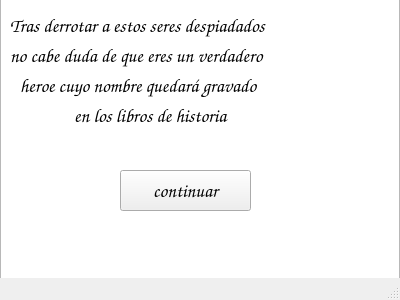
<?xml version="1.0" encoding="UTF-8"?>
<ui version="4.0">
 <class>ganar2</class>
 <widget class="QMainWindow" name="ganar2">
  <property name="geometry">
   <rect>
    <x>0</x>
    <y>0</y>
    <width>400</width>
    <height>300</height>
   </rect>
  </property>
  <property name="minimumSize">
   <size>
    <width>400</width>
    <height>300</height>
   </size>
  </property>
  <property name="maximumSize">
   <size>
    <width>400</width>
    <height>300</height>
   </size>
  </property>
  <property name="windowTitle">
   <string>MainWindow</string>
  </property>
  <widget class="QWidget" name="centralwidget">
   <widget class="QGraphicsView" name="graphicsView">
    <property name="geometry">
     <rect>
      <x>0</x>
      <y>-20</y>
      <width>400</width>
      <height>300</height>
     </rect>
    </property>
    <property name="minimumSize">
     <size>
      <width>400</width>
      <height>300</height>
     </size>
    </property>
    <property name="maximumSize">
     <size>
      <width>400</width>
      <height>300</height>
     </size>
    </property>
   </widget>
   <widget class="QLabel" name="label">
    <property name="geometry">
     <rect>
      <x>10</x>
      <y>10</y>
      <width>381</width>
      <height>31</height>
     </rect>
    </property>
    <property name="font">
     <font>
      <family>Comic Sans MS</family>
      <pointsize>14</pointsize>
      <weight>75</weight>
      <bold>true</bold>
     </font>
    </property>
    <property name="text">
     <string>Tras derrotar a estos seres despiadados </string>
    </property>
   </widget>
   <widget class="QLabel" name="label_2">
    <property name="geometry">
     <rect>
      <x>10</x>
      <y>40</y>
      <width>381</width>
      <height>31</height>
     </rect>
    </property>
    <property name="font">
     <font>
      <family>Comic Sans MS</family>
      <pointsize>14</pointsize>
      <weight>75</weight>
      <bold>true</bold>
     </font>
    </property>
    <property name="text">
     <string>no cabe duda de que eres un verdadero</string>
    </property>
   </widget>
   <widget class="QLabel" name="label_3">
    <property name="geometry">
     <rect>
      <x>20</x>
      <y>70</y>
      <width>341</width>
      <height>31</height>
     </rect>
    </property>
    <property name="font">
     <font>
      <family>Comic Sans MS</family>
      <pointsize>14</pointsize>
      <weight>75</weight>
      <bold>true</bold>
     </font>
    </property>
    <property name="text">
     <string>heroe cuyo nombre quedará gravado </string>
    </property>
   </widget>
   <widget class="QLabel" name="label_4">
    <property name="geometry">
     <rect>
      <x>70</x>
      <y>100</y>
      <width>231</width>
      <height>31</height>
     </rect>
    </property>
    <property name="font">
     <font>
      <family>Comic Sans MS</family>
      <pointsize>14</pointsize>
      <weight>75</weight>
      <bold>true</bold>
     </font>
    </property>
    <property name="text">
     <string> en los libros de historia</string>
    </property>
   </widget>
   <widget class="QPushButton" name="pushButton">
    <property name="geometry">
     <rect>
      <x>120</x>
      <y>170</y>
      <width>131</width>
      <height>41</height>
     </rect>
    </property>
    <property name="font">
     <font>
      <family>Comic Sans MS</family>
      <pointsize>14</pointsize>
      <weight>75</weight>
      <bold>true</bold>
     </font>
    </property>
    <property name="text">
     <string>continuar</string>
    </property>
   </widget>
  </widget>
  <widget class="QMenuBar" name="menubar">
   <property name="geometry">
    <rect>
     <x>0</x>
     <y>0</y>
     <width>400</width>
     <height>20</height>
    </rect>
   </property>
  </widget>
  <widget class="QStatusBar" name="statusbar"/>
 </widget>
 <resources/>
 <connections/>
</ui>
